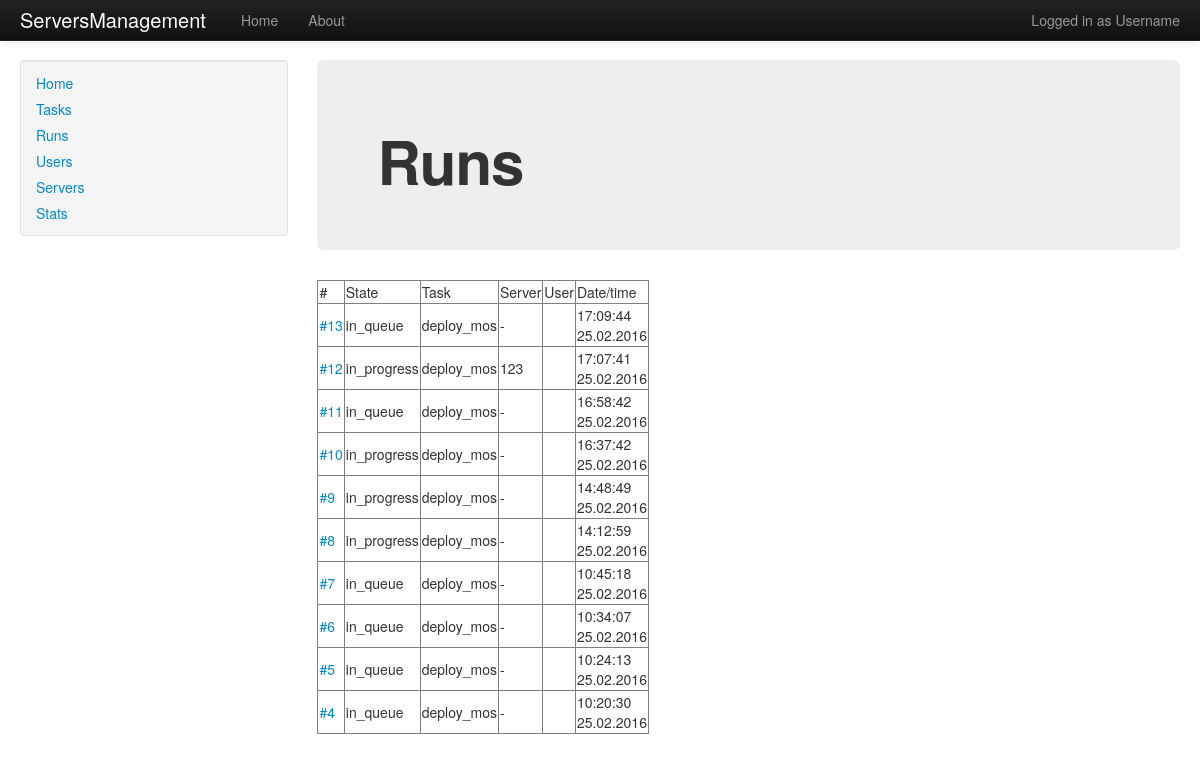
/runs, run on an earlier commit of the app's database.
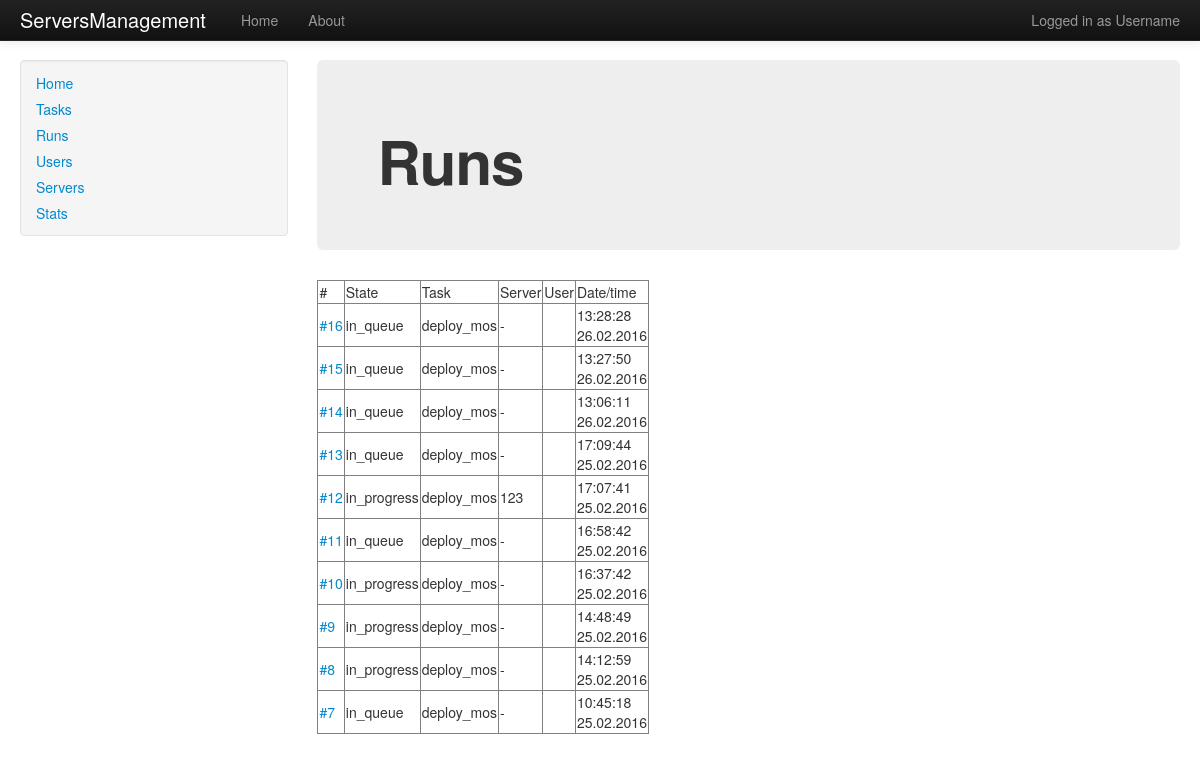
And on a later commit of the database.
### app/models.py (models this page shows, shortened)
class Run(db.Model):
    id = db.Column(db.Integer, primary_key = True)
    state = db.Column(db.String(15))
    attributes = db.Column(db.PickleType)
    datetime = db.Column(db.DateTime)
    cmd_out = db.Column(db.Text)
    task_id = db.Column(db.Integer, db.ForeignKey('task.id'))
    server_id = db.Column(db.Integer, db.ForeignKey('server.id'))

class Task(db.Model):
    id = db.Column(db.Integer, primary_key = True)
    name = db.Column(db.String(15), index = True, unique = True)
    desc = db.Column(db.String(120), index = True, unique = False)
    taskfile = db.Column(db.String(15), index = True, unique = False)
    taskname = db.Column(db.String(15), index = True, unique = True)
    state = db.Column(db.SmallInteger, default=config.task_state['on'])
    runs = db.relationship('Run', backref = 'task', lazy = 'dynamic')
    """
    def update_state(self, new_state):
        self.state = new_state
    """

class Server(db.Model):
    id = db.Column(db.Integer, primary_key = True)
    ip = db.Column(db.String(15), index = True, unique = True)
    alias = db.Column(db.String(120), index = True, unique = False)
    state = db.Column(db.SmallInteger, default=config.server_state['on'])
    attributes = db.Column(db.PickleType)
    runs = db.relationship('Run', backref = 'server', lazy = 'dynamic')

### app/views.py (the view)
@app.route('/runs', methods=['GET', 'POST'], strict_slashes=False)
@app.route('/runs/<int:run_id>', strict_slashes=False)
def runs(run_id=None):
    run_list = models.Run.query.order_by(desc(models.Run.id)).limit(config.last_runs).all()
    if run_id is not None:
        run = models.Run.query.get(run_id)
        return render_template('runs_details.html', run=run)
    else:
        return render_template('runs.html', run_list=run_list)

### app/templates/runs.html
{% extends "base.html" %}
{% block title %}Runs{% endblock %}
{% block body %}
<div align="center">
	<table border="1">
		<tr>
			<td>#</td>
			<td>State</td>
			<td>Task</td>
			<td>Server</td>
			<td>User</td>
			<td>Date/time</td>
		</tr>
	{% for run in run_list %}
		<tr>
			<td><a href="/runs/{{ run.id }}">#{{ run.id }}</a></td>
			<td>
				  {% if run.state == '0' %}
				    in_queue
				  {% elif run.state == '1' %}
				    in_progress
				  {% elif run.state == '2' %}
					done
				  {% elif run.state == '3' %}
				  	canceled
				  {% else %}
					Error
				  {% endif %}
				</td>
			<td>{{ run.task.taskname }}</td>
			<td>
				{% if run.server.id %}
					{{ run.server.alias }}
				{% else %}
				-
				{% endif %}
			</td>
			<td></td>
			<td>{{ run.datetime.strftime('%H:%M:%S %d.%m.%Y') }}</td>
		</tr>
	{% endfor %}
	</table>
</div>
{% endblock %}

### app/templates/base.html (shortened to what this page needs)
<!DOCTYPE html>
<html lang="en">
<head>
    <link href="/static/css/bootstrap.css" rel="stylesheet">
	<link href="/static/css/bootstrap-responsive.css" rel="stylesheet">
</head>
<body>
   <div class="navbar navbar-inverse navbar-fixed-top">
      <div class="navbar-inner">
        <div class="container-fluid">
          <a class="brand" href="/about">ServersManagement</a>
          <div class="nav-collapse collapse">
            <p class="navbar-text pull-right">
              Logged in as <a href="#" class="navbar-link">Username</a>
            </p>
            <ul class="nav">
            	<li><a href="/home">Home</a></li>
              <li><a href="/about">About</a></li>
            </ul>
          </div>
        </div>
      </div>
    </div>
   <div class="container-fluid">
      <div class="row-fluid">
        <div class="span3">
          <div class="well sidebar-nav">
            <ul class="nav nav-list">
              <li><a href="/home">Home</a></li>
              <li><a href="/tasks">Tasks</a></li>
              <li><a href="/runs">Runs</a></li>
			  <li><a href="/users">Users</a></li>
			  <li><a href="/servers">Servers</a></li>
			  <li><a href="/stats">Stats</a></li>
            </ul>
          </div>
        </div>
        <div class="span9">
          <div class="hero-unit">
            <h1>{% block title %}{% endblock %}</h1>
          </div>
          <div class="row-fluid">
            <div class="span4">
                  {% block body %}
    			  {% endblock %}
	            </div>
            </div>
      </div>
      </div>
   </div>
</body>
</html>

### app/templates/base.html (style rules this page uses)
body { padding-top: 60px; padding-bottom: 40px; }
.sidebar-nav { padding: 9px 0; }

What changed in the data, as far as the page shows it:
no longer on this page (row unchanged): Run: id "6", state "in_queue", task.taskname "deploy_mos", datetime "10:34:07 25.02.2016"
no longer on this page (row unchanged): Run: id "5", state "in_queue", task.taskname "deploy_mos", datetime "10:24:13 25.02.2016"
no longer on this page (row unchanged): Run: id "4", state "in_queue", task.taskname "deploy_mos", datetime "10:20:30 25.02.2016"
added Run: id "16", state "in_queue", task.taskname "deploy_mos", datetime "13:28:28 26.02.2016"
added Run: id "15", state "in_queue", task.taskname "deploy_mos", datetime "13:27:50 26.02.2016"
added Run: id "14", state "in_queue", task.taskname "deploy_mos", datetime "13:06:11 26.02.2016"
